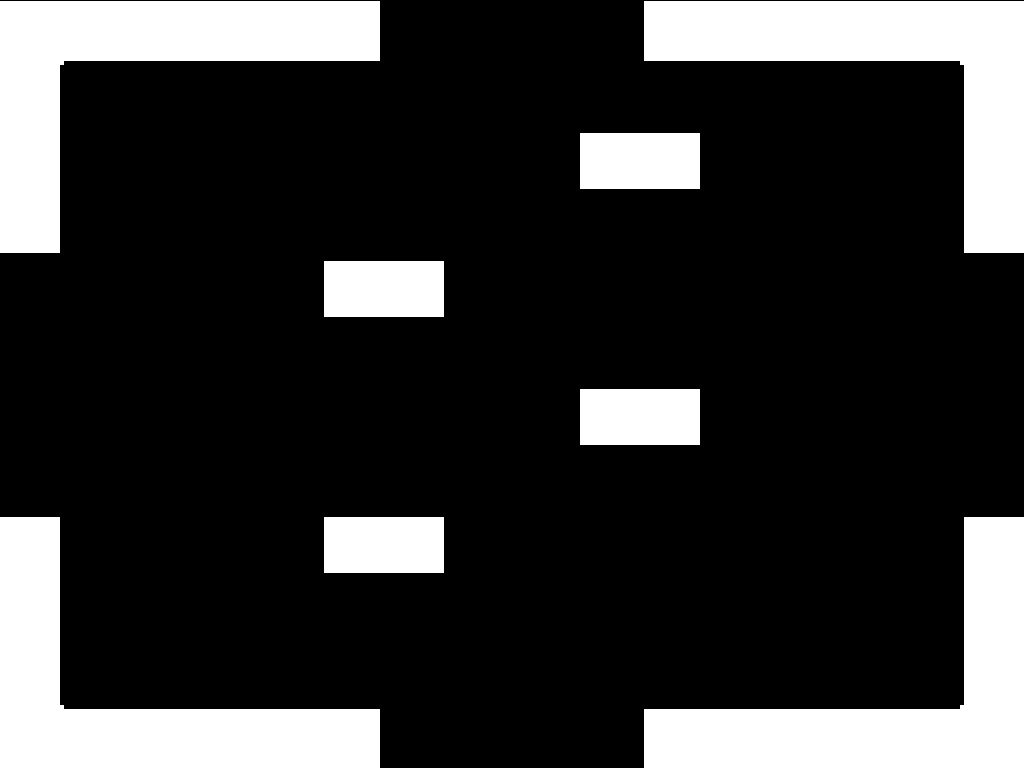

Rendered tile map (Tiled .tmx) drawn with the repository's tilesets; below, a short description and the full map source, tile grids included:
An orthogonal 16x12 tile map with 64x64 px tiles, 1 tile layer (blocks) and 1 object (p1Spawn).

<map version="1.5" tiledversion="1.6.0" orientation="orthogonal" renderorder="right-down" width="16" height="12" tilewidth="64" tileheight="64" infinite="0" nextlayerid="3" nextobjectid="2">
 <editorsettings>
  <export target="testLevel.json" format="json" />
 </editorsettings>
 <tileset firstgid="1" name="blocks" tilewidth="64" tileheight="64" tilecount="16" columns="4">
  <image source="basic_tileset.png" trans="ff0000" width="256" height="256" />
  <tile id="0">
   <properties>
    <property name="collides" type="bool" value="true" />
   </properties>
  </tile>
  <tile id="1">
   <properties>
    <property name="collides" type="bool" value="true" />
   </properties>
  </tile>
  <tile id="2">
   <properties>
    <property name="collides" type="bool" value="true" />
   </properties>
  </tile>
  <tile id="3">
   <properties>
    <property name="collides" type="bool" value="true" />
   </properties>
  </tile>
  <tile id="4">
   <properties>
    <property name="collides" type="bool" value="true" />
   </properties>
  </tile>
  <tile id="5">
   <properties>
    <property name="collides" type="bool" value="true" />
   </properties>
  </tile>
  <tile id="6">
   <properties>
    <property name="collides" type="bool" value="true" />
   </properties>
  </tile>
  <tile id="7">
   <properties>
    <property name="collides" type="bool" value="true" />
   </properties>
  </tile>
  <tile id="8">
   <properties>
    <property name="collides" type="bool" value="true" />
   </properties>
  </tile>
  <tile id="9">
   <properties>
    <property name="collides" type="bool" value="true" />
   </properties>
  </tile>
  <tile id="10">
   <properties>
    <property name="collides" type="bool" value="true" />
   </properties>
  </tile>
  <tile id="11">
   <properties>
    <property name="collides" type="bool" value="true" />
   </properties>
  </tile>
  <tile id="12">
   <properties>
    <property name="collides" type="bool" value="true" />
   </properties>
  </tile>
  <tile id="13">
   <properties>
    <property name="collides" type="bool" value="true" />
   </properties>
  </tile>
  <tile id="14">
   <properties>
    <property name="collides" type="bool" value="true" />
   </properties>
  </tile>
  <tile id="15">
   <properties>
    <property name="collides" type="bool" value="true" />
   </properties>
  </tile>
 </tileset>
 <layer id="1" name="blocks" width="16" height="12" offsetx="-1.13687e-13" offsety="1.34263">
  <data encoding="csv">
6,10,10,10,10,11,0,0,0,0,9,10,10,10,10,6,
7,0,0,0,0,0,0,0,0,0,0,0,0,0,0,5,
7,0,0,0,0,0,0,0,0,13,15,0,0,0,0,5,
11,0,0,0,0,0,0,0,0,0,0,0,0,0,0,9,
0,0,0,0,0,13,15,0,0,0,0,0,0,0,0,0,
0,0,0,0,0,0,0,0,0,0,0,0,0,0,0,0,
0,0,0,0,0,0,0,0,0,13,15,0,0,0,0,0,
0,0,0,0,0,0,0,0,0,0,0,0,0,0,0,0,
3,0,0,0,0,13,15,0,0,0,0,0,0,0,0,1,
7,0,0,0,0,0,0,0,0,0,0,0,0,0,0,5,
7,0,0,0,0,0,0,0,0,0,0,0,0,0,0,5,
6,2,2,2,2,3,0,0,0,0,1,2,2,2,2,6
</data>
 </layer>
 <objectgroup id="2" name="playerSpawn">
  <object id="1" name="p1Spawn" x="128" y="640">
   <point />
  </object>
 </objectgroup>
</map>
